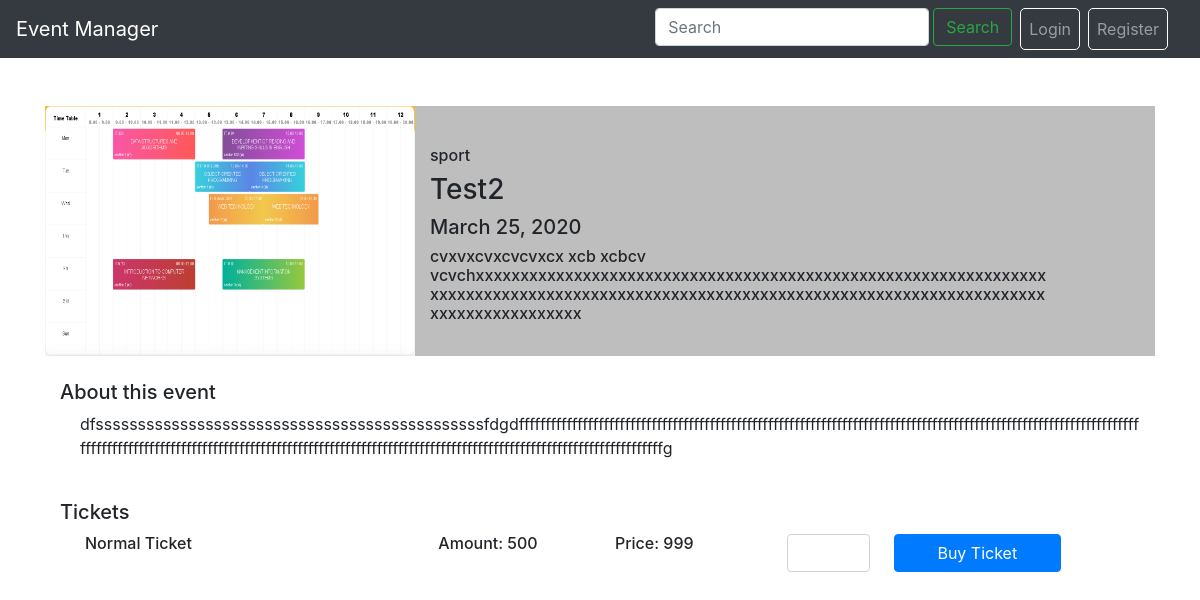
The page /detail/2/ on the database as committed earlier.
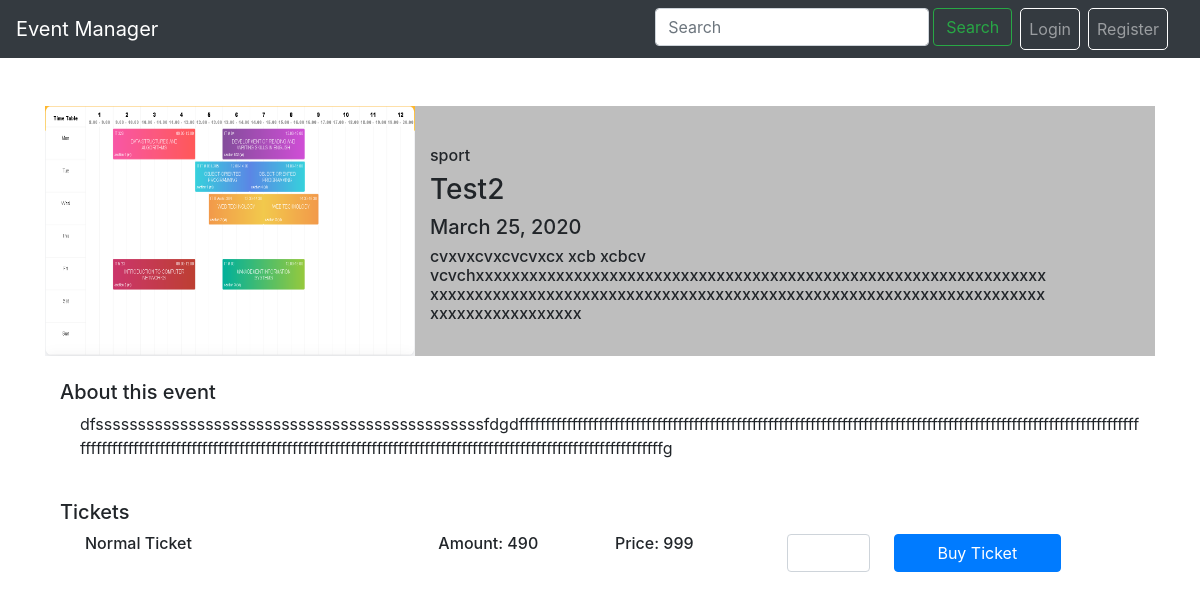
The same page on the database as committed later.
### event/models.py (models this page shows)
class Event(models.Model):
    event_name = models.CharField(max_length=255)
    description = models.TextField(null=True)
    event_date = models.DateField()
    event_time = models.TimeField()
    location = models.TextField()
    ticket_price = models.IntegerField()
    ticket_amount = models.IntegerField()
    picture = models.ImageField(upload_to='photos/', null=True)
    is_popular = models.BooleanField()
    category = models.ForeignKey(Category, on_delete=models.CASCADE)
    users = models.ManyToManyField(User, through='event.Ticket')

class Category(models.Model):
    name = models.CharField(max_length=255, unique=True)

### event/views.py (the view)
# urls.py: path('detail/<int:event_id>/', views.detail ,name='detail'),
def detail(request, event_id):
    event = Event.objects.get(pk=event_id)
    context = {}
    if request.method == 'POST' and request.POST.get('amount'):
        amount = int(request.POST.get('amount'))
        if amount <= event.ticket_amount and amount > 0:
            return redirect(reverse('payment', kwargs={'event_id':event.id}) + '?amount=%d'%amount)
        context["amount"] = amount
        context["error"] = 'Ticket not enough' if amount > 0 else 'Amount must be positive number'
    context["event"] = event
    return render(request, template_name='detail.html', context=context)

### event/templates/detail.html (shortened to what this page needs)
{% extends "base.html" %}
{% block content %}
<div class="container">
<br>
    <div class="row">
        <div class="col-md-12">
            <div class="row" style="min-height:250px;background:#bebebe;">
                <div class="col-md-4" style="padding:0">
                    <img style="width:100%;height:100%" src="/media/{{ event.picture }}">
                </div>
                <div class="col-md-7" style="padding-top: 40px">
                    <h6>{{ event.category.name}}</h6>
                    <h3>{{ event.event_name }}</h3>
                    <h5>{{ event.event_date }}</h5>
                    <h6>{{ event.location }}</h6>
                </div>
            </div>
        </div>
    </div>
    <br>
    <div class="row">
        <div class="col-md-12">
            <h5>About this event</h5>
            <p style="padding-left:20px;">{{ event.description }}</p>
        </div>
    </div>
    <br>
    <div class="row">
        <div class="col-md-12">
        <h5>Tickets</h5>
        <div class="row" style="margin:10px">
            <h6 class="col-md-4">Normal Ticket {% if error %}<span class="text-danger">({{ error }})</span>{%endif%}</h6>
            <h6 class="col-md-2">Amount: <span id="ticket">{{ event.ticket_amount }}</span> </h6>
            <h6 class="col-md-2">Price: <span id="price">{{ event.ticket_price }}</span> </h6>
            <form class="col-md-4" method="POST" {% if event.ticket_amount > 0 %}action="{% url 'detail' event_id=event.id %}"{% endif %}>
                <div class="form-row">
                    <input type="number" class="form-control col-md-3 mr-4" style="text-align:center" id="amount" name="amount" onchange=amountChange() value="{{amount}}" {% if not event.ticket_amount > 0 %}readonly{% endif %} />
                    <button type="submit" class="btn btn-primary col-md-6">{% if event.ticket_amount > 0 %}Buy Ticket{% else %}Sold Out{% endif %}</button>
                </div>
            </form>
        </div>
        </div>
    </div>
</div>
{% endblock %}

Rows that differ between the two databases and show on the page:
changed Event "Test2": ticket_amount "500" → "490"
